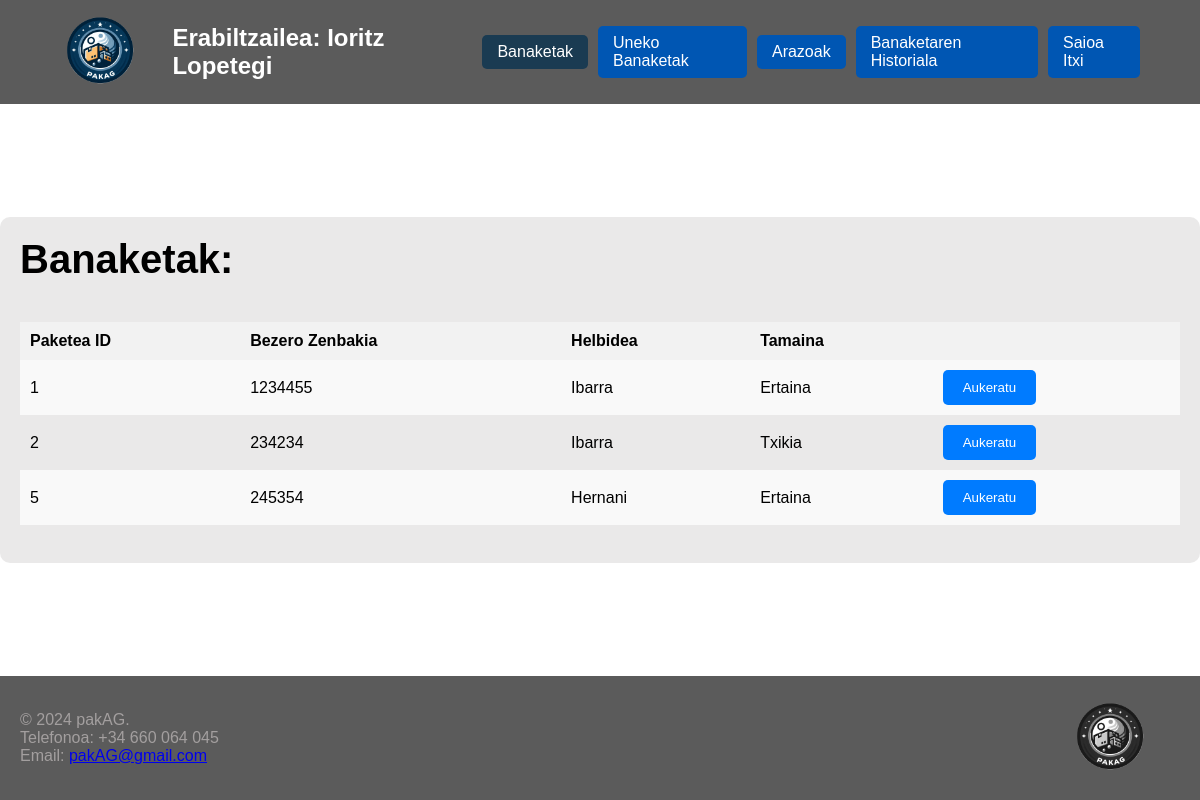
Screenshot of /WB/html/banaketa.php (signed in) with the database file from the repository.
### tables this page shows
CREATE TABLE `erabiltzailea` (
  `idErabiltzailea` int NOT NULL AUTO_INCREMENT,
  `Izena` varchar(45) NOT NULL,
  `Abizena` varchar(45) NOT NULL,
  `Pasahitza` varchar(45) NOT NULL,
  `Erab_Izena` varchar(45) NOT NULL,
  `Mota` varchar(45) NOT NULL,
  PRIMARY KEY (`idErabiltzailea`)
);

CREATE TABLE `paketea` (
  `idPaketea` int NOT NULL AUTO_INCREMENT,
  `Bezero_zenbakia` varchar(9) NOT NULL,
  `Helbidea` varchar(100) NOT NULL,
  `Pakete_Tamaina` varchar(45) NOT NULL,
  `Mota` varchar(45) NOT NULL,
  `Erabiltzailea_idErabiltzailea` int NOT NULL,
  PRIMARY KEY (`idPaketea`),
  KEY `fk_Paketea_Erabiltzailea_idx` (`Erabiltzailea_idErabiltzailea`),
  CONSTRAINT `fk_Paketea_Erabiltzailea` FOREIGN KEY (`Erabiltzailea_idErabiltzailea`) REFERENCES `erabiltzailea` (`idErabiltzailea`) ON UPDATE RESTRICT
);

### WB/PHP/konektatu.php (called while the page is built, shortened)
<?php
$servername = "localhost:33066";
$username = "root";
$password = "";
$dbname = "erronka_pakag";
$conn = new mysqli($servername, $username, $password, $dbname);
$sql = "SELECT Izena, Abizena FROM erabiltzailea WHERE Erab_Izena = ?";
$stmt = $conn->prepare($sql);
$stmt->bind_param("s", $_SESSION['username']);
$stmt->execute();
$result = $stmt->get_result();
if ($result->num_rows > 0) {
    $row = $result->fetch_assoc();
    $izena = $row['Izena'];
    $abizena = $row['Abizena'];
} else {
    $izena = "Errorea";
    $abizena = "Errorea";
}

### WB/html/banaketa.php (the view, shortened to what this page needs)
<?php
   require_once "../PHP/konektatu.php";
$sql_paquetes = "SELECT p.idPaketea, p.Bezero_zenbakia, p.Helbidea, p.Pakete_Tamaina, p.Erabiltzailea_idErabiltzailea
                FROM paketea p
                INNER JOIN erabiltzailea e ON p.Erabiltzailea_idErabiltzailea = e.idErabiltzailea
                WHERE e.Erab_Izena = ? AND p.Mota='entregatu Gabe'";
$stmt_paquetes = $conn->prepare($sql_paquetes);
$stmt_paquetes->bind_param("s", $_SESSION['username']);
$stmt_paquetes->execute();
$result_paquetes = $stmt_paquetes->get_result();
?>
<!DOCTYPE html>
<html lang="es">
<head>
    <link rel="stylesheet" href="../css/index.css">
</head>
<body id="hasitabody">
    <header>
        <nav class="nav-container">
            <a href="#" class="logo">
                <img src="../irudiak/OIG4.png" alt="Logo">
            </a>
            <h2 class="espazioa">Erabiltzailea: <?php echo $izena . ' ' . $abizena; ?></h2>
            <a href="#" class="login-button selected">Banaketak</a>
            <a href="../html/UnekoBanaketak.php" class="login-button">Uneko Banaketak</a>
            <a href="../html/arazoak.php" class="login-button">Arazoak</a>
            <a href="../html/BanaketarenHistoria.php" class="login-button">Banaketaren Historiala</a>
            <a href="../html/index.html" class="login-button">Saioa Itxi</a>
        </nav>
    </header>
    <main id="hasitamain">
        <section class="section" id="section3">
            <div class="content">
                <h1>Banaketak:</h1>
                <form id="myForm" method="post" action="<?php echo htmlspecialchars($_SERVER["PHP_SELF"]); ?>">
                    <?php
                    if ($result_paquetes->num_rows > 0) {
                        echo "<table>";
                        echo "<tr><th>Paketea ID</th><th>Bezero Zenbakia</th><th>Helbidea</th><th>Tamaina</th><th></th></tr>";
                        while ($row_paquete = $result_paquetes->fetch_assoc()) {
                            echo "<tr>";
                            echo "<td>" . $row_paquete["idPaketea"] . "</td>";
                            echo "<td>" . $row_paquete["Bezero_zenbakia"] . "</td>";
                            echo "<td>" . $row_paquete["Helbidea"] . "</td>";
                            echo "<td>" . $row_paquete["Pakete_Tamaina"] . "</td>";
                            echo "<td><button type='submit' name='change_mota' value='".$row_paquete["idPaketea"]."'>Aukeratu</button></td>";
                            echo "</tr>";
                        }
                        echo "</table>";
                        echo "<br>";
                    } else {
                        echo "<p>Ez da aurkitu paketerik.</p>";
                    }
                    ?>
                </form>
            </div>
        </section>
    </main>
    <footer>
        <div class="container">
            <p>© 2024 pakAG.</p>
            <p>Telefonoa: +34 660 064 045</p>
            <p>Email: <a href="mailto:pakAG@gmail.com" target="_blank">pakAG@gmail.com</a></p>
        </div>
        <div class="logotxuri-beltza">
            <img src="../irudiak/OIG4-modified.png" alt="Logo">
        </div>
    </footer>
</body>
</html>

### WB/css/index.css (style rules this page uses)
* { margin: 0; padding: 0; box-sizing: border-box; }
#hasitabody { background: url('../irudiak/paketeak.png') no-repeat center center fixed; background-size: cover; }
body { font-family: Arial, sans-serif; display: flex; flex-direction: column; min-height: 100vh; background: #f0f0f0; }
.espazioa { margin-left: 100px; }
header { background: rgba(51, 51, 51, 0.8); color: #fff; padding: 10px 0; }
.nav-container { width: 100%; display: flex; align-items: center; padding: 0 20px; }
.logo { margin-left: 0; }
.logo img { height: 100px; }
.login-button { color: #fff; text-decoration: none; padding: 10px 20px; background: #0056b3 ; border-radius: 5px; transition: background 0.3s; margin-left: 20px; }
.login-button.selected { background-color: #1a3b52; }
main { flex: 1; display: flex; justify-content: center; align-items: center; text-align: center; padding: 50px 20px; }
#hasitamain { flex-direction: column; text-align: left; padding: 10px 0; }
.section { padding: 20px; width: 100%; max-width: 1200px; background: rgba(230, 229, 229, 0.829); margin: 10px 0; border-radius: 10px; }
.content h1 { font-size: 3rem; margin-bottom: 20px; font-family: 'ComicSans', sans-serif; }
footer { color: #a39f9f; background: rgba(51, 51, 51, 0.8); padding: 20px 0; display: flex; justify-content: space-between; align-items: center; }
footer .container { text-align: left; margin-left: 50px; }
.logotxuri-beltza img { height: 100px; margin-right: 50px; }
form { display: flex; flex-direction: column; align-items: center; }
form button { padding: 10px 20px; border: none; background: #007bff; color: #fff; border-radius: 5px; cursor: pointer; transition: background 0.3s; }
table { width: 100%; border-collapse: collapse; margin-top: 20px; }
th { background-color: #f2f2f2; font-weight: bold; padding: 10px; text-align: left; }
tr:nth-child(even) { background-color: #f9f9f9; }
td { padding: 10px; }
@media (max-width: 1200px) { .espazioa { margin-left: 3%; } }
@media (max-width: 1200px) { .nav-container { padding: 0 5%; } }
@media (max-width: 1200px) { .login-button { margin-left: 10px; padding: 8px 15px; } }
@media (max-width: 1200px) { .logo img, .logotxuri-beltza img { height: 80px; } }
@media (max-width: 1200px) { .content h1 { font-size: 2.5rem; } }
@media (max-width: 1200px) { footer .container { margin-left: 20px; } }

### rows the page displays
erabiltzailea: Izena "Ioritz", Abizena "Lopetegi"
paketea: idPaketea "1", Bezero_zenbakia "1234455", Helbidea "Ibarra", Pakete_Tamaina "Ertaina"
paketea: idPaketea "2", Bezero_zenbakia "234234", Helbidea "Ibarra", Pakete_Tamaina "Txikia"
paketea: idPaketea "5", Bezero_zenbakia "245354", Helbidea "Hernani", Pakete_Tamaina "Ertaina"
